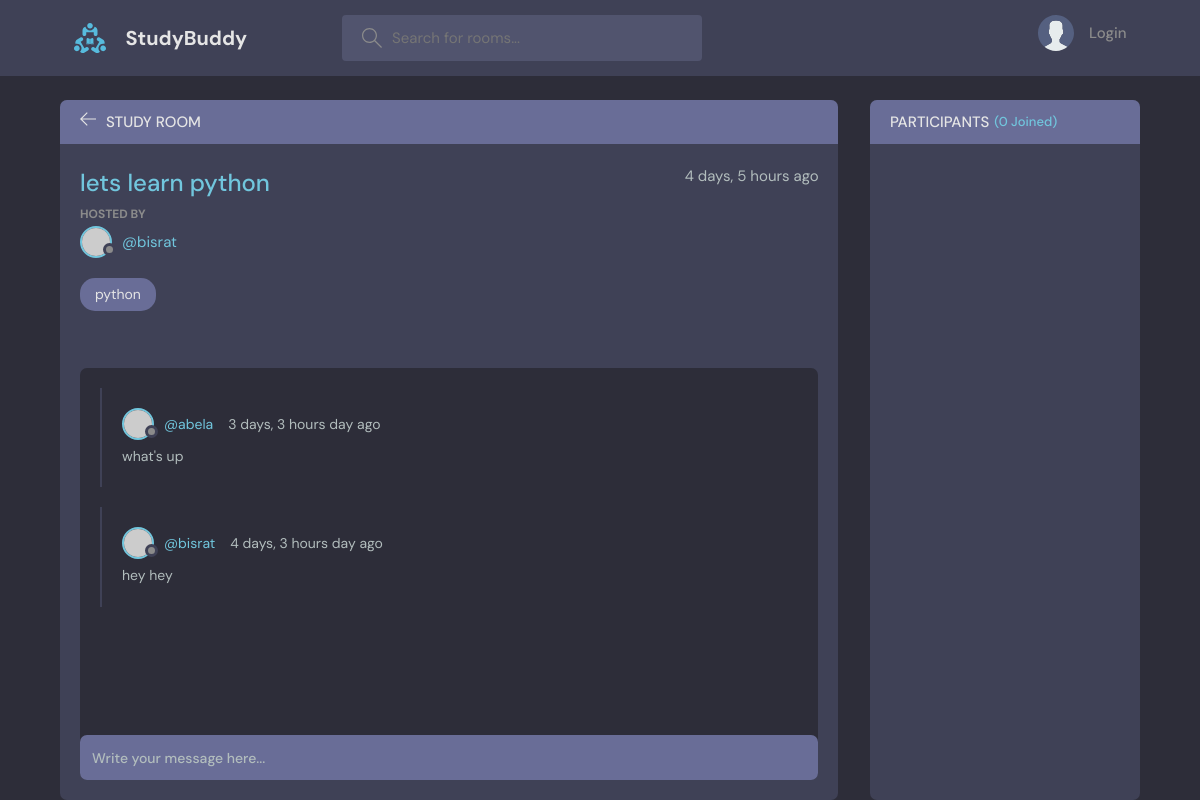
Page /room/2/ on the committed database.
### base/models.py (models this page shows, shortened)
class Room(models.Model):
    host = models.ForeignKey(User, on_delete=models.SET_NULL, null=True)
    topic = models.ForeignKey(Topic, on_delete=models.SET_NULL, null=True)
    name = models.CharField(max_length=200)
    description = models.TextField(null=True, blank=True)
    participants = models.ManyToManyField(User, related_name='participants' , blank=True)
    updated = models.DateTimeField(auto_now=True)
    created = models.DateTimeField(auto_now_add=True)
    class Meta:
        ordering = ['-updated', '-created']

class Topic(models.Model):
    name = models.CharField(max_length=200)
    updated = models.DateTimeField(auto_now=True)
    created = models.DateTimeField(auto_now_add=True)
    def __str__(self):
        return self.name

class Message(models.Model):
    user = models.ForeignKey(User, on_delete=models.CASCADE)
    room = models.ForeignKey(Room, on_delete=models.CASCADE)
    body = models.TextField()
    updated = models.DateTimeField(auto_now=True)
    created = models.DateTimeField(auto_now_add=True)
    class Meta:
        ordering = ['-updated', '-created']

### base/views.py (the view, shortened to what this page needs)
# urls.py: path('room/<str:pk>/', views.room , name='room'),
def room(request , pk):
    room = Room.objects.get(id=pk)
    room_messages = room.message_set.all()
    participants = room.participants.all()
    context = {'room' : room , "room_messages" : room_messages , "participants" : participants}
    return render(request, 'base/room.html' , context)

### base/templates/base/room.html (shortened to what this page needs)
{% extends 'main.html' %}
{% block content %}
    <main class="profile-page layout layout--2">
      <div class="container">
        <div class="room">
          <div class="room__top">
            <div class="room__topLeft">
              <a href="{% url 'home' %}">
                <svg version="1.1" xmlns="http://www.w3.org/2000/svg" width="32" height="32" viewBox="0 0 32 32">
                  <title>arrow-left</title>
                  <path
                    d="M13.723 2.286l-13.723 13.714 13.719 13.714 1.616-1.611-10.96-10.96h27.625v-2.286h-27.625l10.965-10.965-1.616-1.607z"
                  ></path>
                </svg>
              </a>
              <h3>Study Room</h3>
            </div>
          </div>
          <div class="room__box scroll">
            <div class="room__header scroll">
              <div class="room__info">
                <h3>{{room.name}}</h3>
                <span>{{room.created|timesince}} ago</span>
              </div>
              <div class="room__hosted">
                <p>Hosted By</p>
                <a href="{% url 'user-profile' room.host.id %}" class="room__author">
                  <div class="avatar avatar--small">
                    <img src="https://randomuser.me/api/portraits/men/37.jpg" />
                  </div>
                  <span>@{{room.host.username}}</span>
                </a>
              </div>
              <span class="room__topics">{{room.topic}}</span>
            </div>
            <div class="room__conversation">
              <div class="threads scroll">
                {% for message in room_messages %}
                <div class="thread">
                  <div class="thread__top">
                    <div class="thread__author">
                      <a href="{% url 'user-profile' message.user.id %}" class="thread__authorInfo">
                        <div class="avatar avatar--small">
                          <img src="https://randomuser.me/api/portraits/men/37.jpg" />
                        </div>
                        <span>@{{message.user.username}}</span>
                      </a>
                      <span class="thread__date">{{message.created|timesince}} day ago</span>
                    </div>
                  </div>
                  <div class="thread__details">
                    {{message.body}}
                  </div>
                </div>
                {% endfor %}
              </div>
            </div>
          </div>
          <div class="room__message">
            <form action="" method="POST">
              <input name="body" placeholder="Write your message here..." />
            </form>
          </div>
        </div>
        <div class="participants">
          <h3 class="participants__top">Participants <span>({{participants.count}} Joined)</span></h3>
          <div class="participants__list scroll">
          </div>
        </div>
      </div>
    </main>
{% endblock content %}

### rows in the picture
Room: name "lets learn python", created "4 days, 5 hours", host.username "bisrat", topic "python"
Message: user.username "abela", created "3 days, 3 hours", body "what's up"
Message: user.username "bisrat", created "4 days, 3 hours", body "hey hey"

### other values in the picture
{{ participants.count }} "0"
